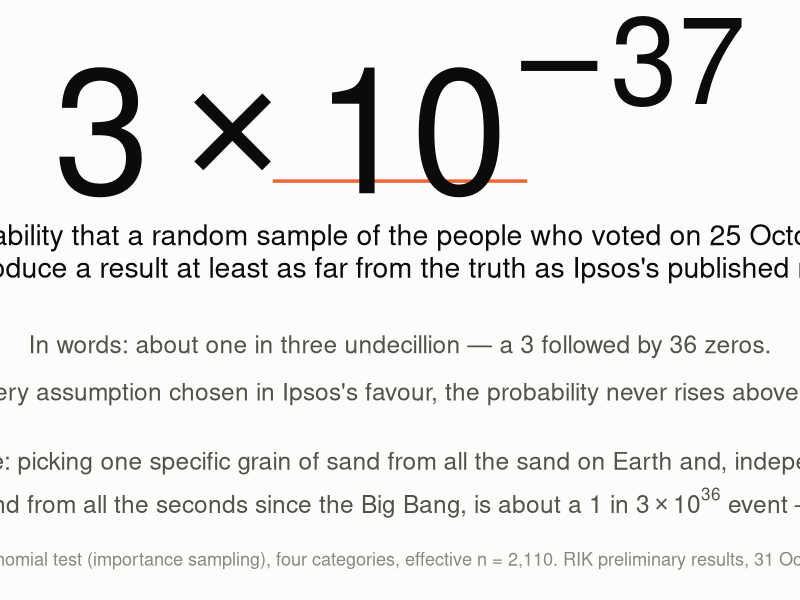
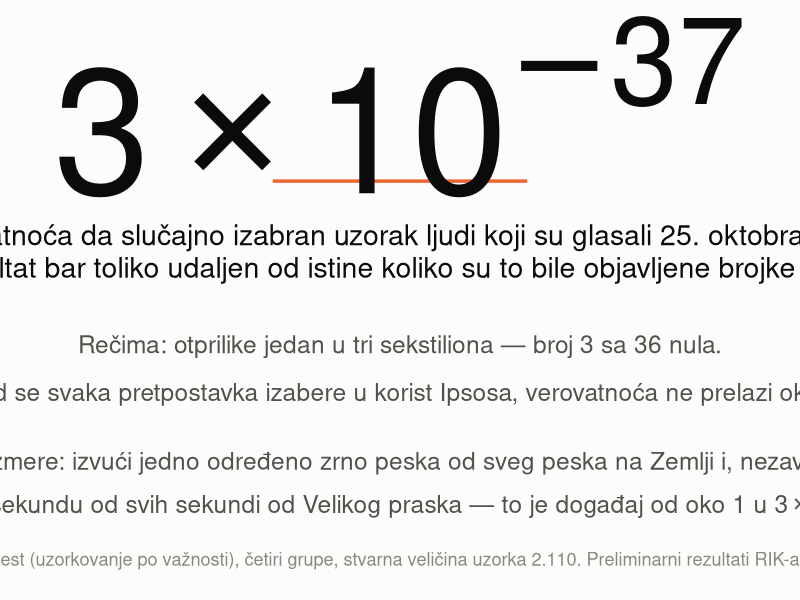

The R source for these figures, in order:
# Renders the two large-type "hero" cards used at the top of README.md
# (_img/hero_en_v2.png and _img/hero_sr_v2.png). Run from the repository root:
#   Rscript make_hero_figures.R
# Powers of ten are typeset with plotmath (parse = TRUE), not with Unicode
# superscript characters: most fonts lack native glyphs for several of those
# characters and fall back to another font, so "10⁻³⁷" can render as "10⁻³ ⁷".
library(ggplot2)

# lines: list of list(y, label, size, colour, parse)
hero <- function(file, lines) {
  g <- ggplot() + xlim(-1, 1) + ylim(-0.22, 0.95) + theme_void() +
    theme(plot.background = element_rect(fill = "#fcfcfb", colour = NA)) +
    annotate("segment", x = -0.35, xend = 0.35, y = 0.62, yend = 0.62, colour = "#eb6834", linewidth = 1.2)
  for (l in lines)
    g <- g + annotate("text", x = 0, y = l$y, label = l$label, size = l$size, colour = l$colour,
                      fontface = if (isTRUE(l$bold)) "bold" else "plain", parse = isTRUE(l$parse), lineheight = 0.95)
  ggsave(file, g, width = 12, height = 7.2, dpi = 150, bg = "#fcfcfb")
}

ink <- "#0b0b0b"; grey <- "#52514e"; muted <- "#898781"

hero("_img/hero_en_v2.png", list(
  list(y = 0.78, label = "bold(3 %*% 10^-37)", size = 44, colour = ink, bold = TRUE, parse = TRUE),
  list(y = 0.47, size = 7.2, colour = ink,
       label = "The probability that a random sample of the people who voted on 25 October 2026\nwould produce a result at least as far from the truth as Ipsos's published numbers."),
  list(y = 0.27, size = 6.2, colour = grey,
       label = "In words: about one in three undecillion — a 3 followed by 36 zeros."),
  list(y = 0.17, size = 6.2, colour = grey, parse = TRUE,
       label = "'Even with every assumption chosen in Ipsos\\'s favour, the probability never rises above about '*10^-30*'.'"),
  list(y = 0.02, size = 6.2, colour = grey,
       label = "For scale: picking one specific grain of sand from all the sand on Earth and, independently,"),
  list(y = -0.07, size = 6.2, colour = grey, parse = TRUE,
       label = "'one specific second from all the seconds since the Big Bang, is about a 1 in '*3 %*% 10^36*' event — the same odds.'"),
  list(y = -0.19, size = 4.6, colour = muted,
       label = "Exact multinomial test (importance sampling), four categories, effective n = 2,110. RIK preliminary results, 31 October 2026.")
))

hero("_img/hero_sr_v2.png", list(
  list(y = 0.78, label = "bold(3 %*% 10^-37)", size = 44, colour = ink, bold = TRUE, parse = TRUE),
  list(y = 0.47, size = 7.2, colour = ink,
       label = "Verovatnoća da slučajno izabran uzorak ljudi koji su glasali 25. oktobra 2026.\ndâ rezultat bar toliko udaljen od istine koliko su to bile objavljene brojke Ipsosa."),
  list(y = 0.27, size = 6.2, colour = grey,
       label = "Rečima: otprilike jedan u tri sekstiliona — broj 3 sa 36 nula."),
  list(y = 0.17, size = 6.2, colour = grey, parse = TRUE,
       label = "'Čak i kad se svaka pretpostavka izabere u korist Ipsosa, verovatnoća ne prelazi oko '*10^-30*'.'"),
  list(y = 0.02, size = 6.2, colour = grey,
       label = "Za osećaj razmere: izvući jedno određeno zrno peska od sveg peska na Zemlji i, nezavisno od toga,"),
  list(y = -0.07, size = 6.2, colour = grey, parse = TRUE,
       label = "'jednu određenu sekundu od svih sekundi od Velikog praska — to je događaj od oko 1 u '*3 %*% 10^36*'. Iste šanse.'"),
  list(y = -0.19, size = 4.6, colour = muted,
       label = "Tačan multinomni test (uzorkovanje po važnosti), četiri grupe, stvarna veličina uzorka 2.110. Preliminarni rezultati RIK-a, 31. oktobar 2026.")
))
